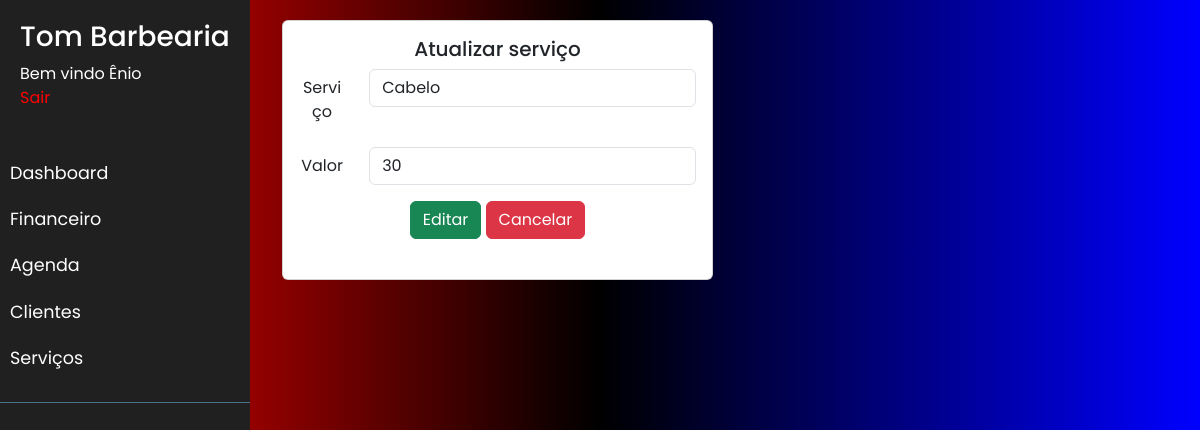
Page /atualizarServicos/1 (signed in) on the committed database.
### app/models.py (models this page shows, shortened)
class User(db.Model, UserMixin):
    __tablename__= 'usuario'
    id = db.Column(db.Integer, primary_key =True, autoincrement = True)
    nome = db.Column(db.String, nullable = False)
    telefone = db.Column(db.String, nullable = False)
    usuario = db.Column(db.String, nullable = False , unique=True)
    senha = db.Column(db.String, nullable = False)

class Servicos(db.Model, UserMixin):
    __tablename__= 'servicos'
    id_servicos = db.Column(db.Integer, primary_key =True, autoincrement = True)
    nome = db.Column(db.String, nullable = False)
    preco = db.Column(db.String, nullable = False)

### main.py (the view, shortened to what this page needs)
@app.route("/atualizarServicos/<int:id>", methods=['GET', 'POST'])
def atualizarServicos(id):
    servico = Servicos.query.filter_by(id_servicos=id).first()
    return render_template("atualizarServicos.html", servico=servico)

### app/models.py (called while the page is built)
@login_manager.user_loader
def get_user(user_id):
    return User.query.filter_by(id=user_id).first()

### app/templates/atualizarServicos.html (shortened to what this page needs)
<!DOCTYPE html>
<html lang="pt-BR">
<head>
  <link rel="stylesheet" type="text/css" href="{{ url_for('static',filename='node_modules/bootstrap/dist/css/bootstrap.css') }}">
  <link rel="stylesheet" type="text/css" href="{{ url_for('static',filename='sidemenu.css') }}">
</head>
<body>
  {% if current_user.is_authenticated %}
  <div class="wrapper">
    <nav id="sidebar">
      <div class="sidebar-header">
        <h3>Tom Barbearia</h3>
        <a>Bem vindo {{ current_user.nome }}</a>
        <br>
        <a style ="color:red" href = "{{ url_for('logout') }} ">Sair</a>
      </div>
      <ul class="list-unstyled components">
        <li>
          <a href="{{ url_for('home') }}">Dashboard</a>
        </li>
        <li>
          <a href="{{ url_for('financeiro') }}">Financeiro</a>
        </li>
        <li>
          <a href="{{ url_for('agenda') }}">Agenda</a>
        </li>
        <li>
          <a href="{{ url_for('clientes') }}">Clientes</a>
        </li>
        <li>
          <a href="{{ url_for('servicos') }}">Serviços</a>
        </li>
      </ul>
    </nav>
    <div id="content">
      <div class="container-fluid">
        <div class="row">
          <div class="col-sm-6">
            <div class="card text-center">
              <div class="card-body">
                <h5 class="card-title">Atualizar serviço</h5>
                <form action = "" method = "post">
                  <div class="row mb-3">
                      <label for="nome-serv" class="col-sm-2 col-form-label">Serviço</label>
                      <div class="col-sm-10">
                        <input type="text" class="form-control" id="servico" name="servico" value="{{ servico.nome }}">
                      </div>
                  </div>
                  <div class="row mb-3">
                      <label for="valor-serv" class="col-sm-2 col-form-label">Valor</label>
                      <div class="col-sm-10">
                        <input type="number" class="form-control" id="preco" name="preco" value="{{ servico.preco }}">
                      </div>
                  </div>
                  <button type="submit" class="btn btn-success" id="btnEditarServico" value ="btnEditarServico">Editar</button>
                  <a href="{{url_for('servicos')}}"><button type="button" class="btn btn-danger">Cancelar</button></a><br><br>
                </form>
              </div>
            </div>
          </div>
          {% else %}
          <div>
              <h1>Visitante</h1>
              <p>Bem Vindo, faça login para poder acessar o menu.</p>
              <a href="{{ url_for('login') }}"><button class="btn btn-dark" type="button" value ="login">Login</button></a>
          </div>
          {% endif %}
  <link rel= "stylesheet" type= "text/css" href= "{{ url_for('static',filename='estilo.css') }}">
  <link rel="stylesheet" type="text/css" href="{{ url_for('static',filename='node_modules/bootstrap/dist/css/bootstrap.css') }}">
  <link rel="stylesheet" type="text/css" href="{{ url_for('static',filename='sidemenu.css') }}">
</body>
</html>

### app/static/sidemenu.css (style rules this page uses)
body { font-family: 'Poppins', sans-serif; background-image: linear-gradient(to right, red, black, blue) }
a, a:hover, a:focus { color: inherit; text-decoration: none; transition: all 0.3s; }
.wrapper { display: flex; width: 100%; align-items: stretch; }
#sidebar { min-width: 250px; max-width: 250px; background: #202020; color: #fff; transition: all 0.3s; }
#sidebar .sidebar-header { padding: 20px; background: #202020; }
#sidebar ul.components { padding: 20px 0; border-bottom: 1px solid #47748b; }
#sidebar ul li a { padding: 10px; font-size: 1.1em; display: block; }
#content { width: 100%; padding: 20px; min-height: 100vh; transition: all 0.3s; }

### app/static/estilo.css (style rules this page uses)
body { background-image: linear-gradient(to right, red, black, blue); font-family: sans-serif; }

### rows in the picture
User: nome "Ênio"
Servicos: servico "Cabelo", preco "30"
